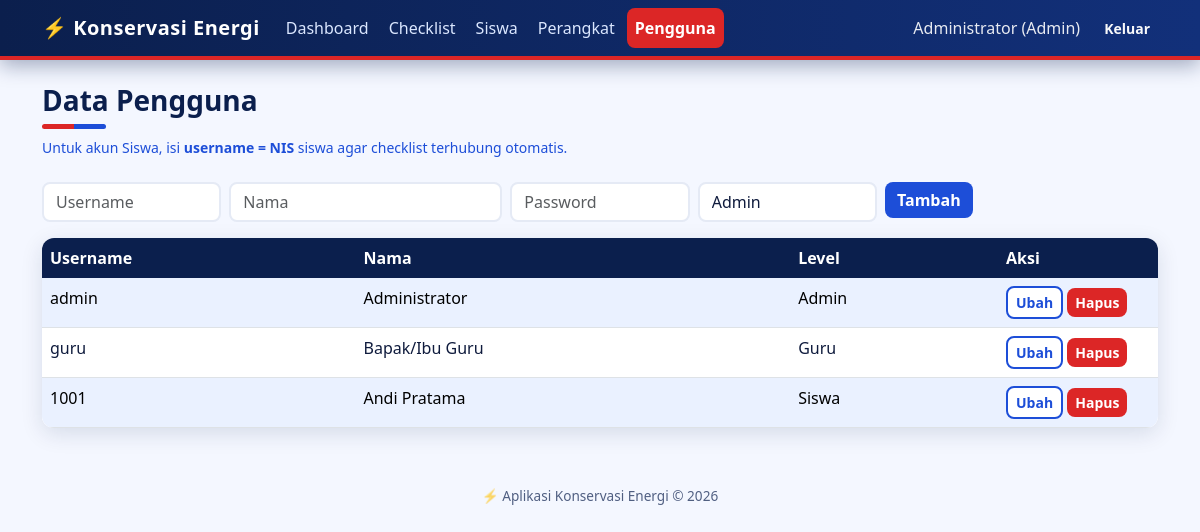
/users.php (signed in), run on the app's committed database.
### tables this page shows
CREATE TABLE `users` (
  `id_user` int(11) NOT NULL,
  `username` varchar(50) NOT NULL,
  `password` varchar(255) NOT NULL,
  `nama` varchar(100) NOT NULL,
  `level` enum('Admin','Guru','Siswa') NOT NULL
);

### config.php (called while the page is built, shortened)
<?php
function e($s) { return htmlspecialchars((string)$s, ENT_QUOTES, 'UTF-8'); }

### users.php (the view, shortened to what this page needs)
<?php
require 'config.php'; need_login(['Admin']);
$edit = null;
$rows = $pdo->query("SELECT id_user,username,nama,level FROM users ORDER BY level, nama")->fetchAll();
include 'inc/header.php';
?>
<h3>Data Pengguna</h3>
<p class="text-muted small">Untuk akun Siswa, isi <b>username = NIS</b> siswa agar checklist terhubung otomatis.</p>
<form method="post" class="row g-2 my-3">
  <div class="col-md-2"><input name="username" class="form-control" placeholder="Username" required value="<?= e($edit['username'] ?? '') ?>"></div>
  <div class="col-md-3"><input name="nama" class="form-control" placeholder="Nama" required value="<?= e($edit['nama'] ?? '') ?>"></div>
  <div class="col-md-2"><input type="password" name="password" class="form-control" placeholder="<?= $edit ? 'Password (kosongkan)' : 'Password' ?>" <?= $edit ? '' : 'required' ?>></div>
  <div class="col-md-2"><select name="level" class="form-select">
    <?php foreach (['Admin','Guru','Siswa'] as $l): ?><option <?= ($edit['level'] ?? '') === $l ? 'selected' : '' ?>><?= $l ?></option><?php endforeach; ?></select></div>
  <div class="col-md-3"><button class="btn btn-success"><?= $edit ? 'Simpan' : 'Tambah' ?></button>
    <?php if ($edit): ?><a href="users.php" class="btn btn-secondary">Batal</a><?php endif; ?></div>
</form>
<table class="table table-striped bg-white">
  <thead><tr><th>Username</th><th>Nama</th><th>Level</th><th width="160">Aksi</th></tr></thead>
  <tbody>
  <?php foreach ($rows as $r): ?>
    <tr><td><?= e($r['username']) ?></td><td><?= e($r['nama']) ?></td><td><?= e($r['level']) ?></td>
    <td>
      <a class="btn btn-sm btn-warning" href="?edit=<?= $r['id_user'] ?>">Ubah</a>
      <form method="post" class="d-inline" onsubmit="return confirm('Hapus pengguna ini?')">
        <button class="btn btn-sm btn-danger">Hapus</button></form>
    </td></tr>
  <?php endforeach; ?>
  </tbody>
</table>
<?php include 'inc/footer.php'; ?>

### inc/header.php (shortened to what this page needs)
<?php
$u = $_SESSION['user']; $lv = $u['level'];
$cur = basename($_SERVER['PHP_SELF']);
function nav($file, $label, $cur) {
    return '<li class="nav-item"><a class="nav-link '.($cur===$file?'active':'').'" href="'.$file.'">'.$label.'</a></li>';
}
?>
<!DOCTYPE html>
<html lang="id">
<head>
<link href="https://cdn.jsdelivr.net/npm/bootstrap@5.3.3/dist/css/bootstrap.min.css" rel="stylesheet">
<link href="css/style.css" rel="stylesheet">
</head>
<body>
<nav class="navbar navbar-expand-lg navbar-dark">
  <div class="container">
    <a class="navbar-brand" href="index.php">⚡ Konservasi Energi</a>
    <div class="collapse navbar-collapse" id="m">
      <ul class="navbar-nav me-auto">
        <?= nav('index.php','Dashboard',$cur) ?>
        <?= nav('checklist.php','Checklist',$cur) ?>
        <?php if (in_array($lv,['Admin','Guru'])): ?>
          <?= nav('siswa.php','Siswa',$cur) ?>
          <?= nav('perangkat.php','Perangkat',$cur) ?>
        <?php endif; ?>
        <?php if ($lv==='Admin') echo nav('users.php','Pengguna',$cur); ?>
      </ul>
      <span class="navbar-text me-3"><?= e($u['nama']) ?> (<?= e($lv) ?>)</span>
      <a class="btn btn-outline-light btn-sm" href="logout.php">Keluar</a>
    </div>
  </div>
</nav>
<div class="container py-4">

### inc/footer.php (shortened to what this page needs)
</div>
<footer class="foot">⚡ Aplikasi Konservasi Energi &copy; <?= date('Y') ?></footer>
</body></html>

### css/style.css (style rules this page uses)
:root { --navy:#0b1f4d; --navy2:#12307a; --biru:#1d4ed8; --biru-muda:#60a5fa; --biru-pucat:#eaf1ff; --merah:#dc2626; --merah-tua:#b91c1c; --merah-pucat:#fee2e2; --putih:#ffffff; --abu:#e5eaf5; --teks:#0f1b3d; --bs-success:#1d4ed8; --bs-success-rgb:29,78,216; --bs-primary:#1d4ed8; --bs-primary-rgb:29,78,216; --bs-info:#1d4ed8; --bs-info-rgb:29,78,216; }
body { background:#f4f7ff !important; background-image:radial-gradient(circle at 0% 0%,rgba(220,38,38,.10),transparent 38%), radial-gradient(circle at 100% 100%,rgba(29,78,216,.14),transparent 42%); background-attachment:fixed; color:var(--teks); min-height:100vh; font-family:'Segoe UI',system-ui,sans-serif; }
h1,h2,h3,h4,h5 { color:var(--navy); font-weight:800 }
h3::after { content:""; display:block; width:64px; height:5px; margin-top:6px; border-radius:5px; background:linear-gradient(90deg,var(--merah) 0 50%,var(--biru) 50% 100%) }
.text-muted { color:var(--biru) !important }
.navbar { background:linear-gradient(90deg,var(--navy),var(--navy2)) !important; border-bottom:4px solid var(--merah); box-shadow:0 6px 20px rgba(11,31,77,.35) }
.navbar-brand { color:var(--putih) !important; font-weight:800; letter-spacing:.5px }
.navbar .nav-link { color:#dbe7ff !important; border-radius:8px; margin:0 2px; transition:.2s }
.navbar .nav-link.active { background:var(--merah); color:var(--putih) !important; font-weight:600 }
.navbar-text { color:var(--putih) !important; opacity:.9 }
.table { --bs-table-bg:var(--putih); --bs-table-striped-bg:var(--biru-pucat); --bs-table-color:var(--teks); --bs-table-hover-bg:var(--merah-pucat) }
.table thead th { background:var(--navy) !important; color:var(--putih) !important; border:0; white-space:nowrap }
table.bg-white { border-radius:12px; overflow:hidden; box-shadow:0 6px 22px rgba(11,31,77,.12) }
.btn { border-radius:8px; font-weight:600; border:0; transition:.15s }
.btn-success { background:var(--biru); color:var(--putih) }
.btn-warning { background:var(--putih); color:var(--biru); border:2px solid var(--biru) }
.btn-danger { background:var(--merah); color:var(--putih) }
.form-control,.form-select { border-radius:8px; border:2px solid var(--abu); background:var(--putih); color:var(--teks) }
footer.foot { color:var(--navy); text-align:center; padding:18px 0; opacity:.7; font-size:.85rem }

### data on the page
users: nama "Administrator", level "Admin", username "admin"
users: username "guru", nama "Bapak/Ibu Guru", level "Guru"
users: username "1001", nama "Andi Pratama", level "Siswa"

### other printed values
$label "Dashboard Checklist Siswa Perangkat Pengguna"
form field level "Admin"
